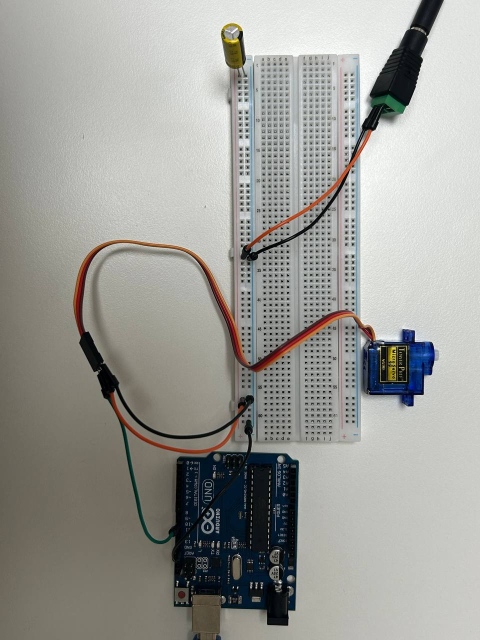
#> input picture media/session-17/photos/validation/s17_servo_smoke_test_wiring.jpg, 960 x 1280 px (shown at 1/2 size)
$ python 11_s17_annotate_servo_wiring.py
#> lines starting #> are read from the running program, lines starting #| are printed output that depends on the picture
from pathlib import Path
import textwrap

import matplotlib.image as mpimg
import matplotlib.pyplot as plt


def normalized_point(
    width: int,
    height: int,
    x_fraction: float,
    y_fraction: float,
) -> tuple[float, float]:
    """Convert normalized image coordinates to pixel coordinates."""
    return width * x_fraction, height * y_fraction


def add_number_marker(
    ax,
    number: int,
    xy: tuple[float, float],
) -> None:
    """Add a numbered marker directly on the relevant component."""
    x, y = xy

    ax.scatter(
        [x],
        [y],
        s=420,
        facecolors="white",
        edgecolors="black",
        linewidths=1.5,
        zorder=5,
    )

    ax.text(
        x,
        y,
        str(number),
        ha="center",
        va="center",
        fontsize=10,
        fontweight="bold",
        zorder=6,
    )


def main() -> None:
    repo_root = Path(__file__).resolve().parents[1]

    input_path = (
        repo_root
        / "media"
        / "session-17"
        / "photos"
        / "validation"
        / "s17_servo_smoke_test_wiring.jpg"
    )

    output_dir = repo_root / "figures" / "session-17"
    output_dir.mkdir(parents=True, exist_ok=True)

    output_path = (
        output_dir
        / "s17_servo_power_and_signal_wiring_v0.1.png"
    )

    if not input_path.exists():
        raise FileNotFoundError(
            f"Input image not found: {input_path}"
        )

    image = mpimg.imread(input_path)
#> image is the input picture: shape (1280, 960, 3); mean R, G, B 156.2, 156.2, 151.2
    height, width = image.shape[:2]
#> height = 1280; width = 960

    # Coordinates are normalized to the actual source image.
    # They correspond to the uploaded Session 17 wiring photograph.
    annotations = [
        {
            "number": 1,
            "xy_fraction": (0.44, 0.975),
            "text": (
                "Arduino USB Type-B connection. "
                "The Arduino board was powered from the computer USB port."
            ),
        },
        {
            "number": 2,
            "xy_fraction": (0.37, 0.83),
            "text": (
                "Servo signal path to Arduino D9. "
                "The green jumper shown in the photograph connects "
                "the servo signal path to digital pin 9."
            ),
        },
        {
            "number": 3,
            "xy_fraction": (0.52, 0.72),
            "text": (
                "Arduino GND connection. "
                "This black jumper connects Arduino GND to the "
                "external servo-power GND rail."
            ),
        },
        {
            "number": 4,
            "xy_fraction": (0.84, 0.13),
            "text": (
                "External 5 V adapter connection through the "
                "DC barrel-jack-to-screw-terminal adapter."
            ),
        },
        {
            "number": 5,
            "xy_fraction": (0.505, 0.395),
            "text": (
                "External +5 V rail. "
                "This rail supplies servo V+ through the orange jumper."
            ),
        },
        {
            "number": 6,
            "xy_fraction": (0.53, 0.415),
            "text": (
                "Common GND rail. "
                "External adapter GND, servo GND, and Arduino GND "
                "share this reference."
            ),
        },
        {
            "number": 7,
            "xy_fraction": (0.49, 0.055),
            "text": (
                "1000 µF, 16 V electrolytic capacitor connected "
                "in parallel across the external +5 V and GND rails."
            ),
        },
        {
            "number": 8,
            "xy_fraction": (0.86, 0.56),
            "text": (
                "Tower Pro SG90 servo. "
                "At the servo side: orange is signal, red is V+, "
                "and brown is GND."
            ),
        },
    ]

    fig = plt.figure(figsize=(15, 11))
    grid = fig.add_gridspec(
        nrows=1,
        ncols=2,
        width_ratios=[3.8, 1.5],
        wspace=0.04,
    )

    image_ax = fig.add_subplot(grid[0, 0])
    legend_ax = fig.add_subplot(grid[0, 1])

    image_ax.imshow(image)
    image_ax.axis("off")

    for item in annotations:
        marker_xy = normalized_point(
            width=width,
            height=height,
            x_fraction=item["xy_fraction"][0],
            y_fraction=item["xy_fraction"][1],
        )

        add_number_marker(
            ax=image_ax,
            number=item["number"],
            xy=marker_xy,
        )

    legend_ax.axis("off")
    legend_ax.set_xlim(0, 1)
    legend_ax.set_ylim(0, 1)

    legend_ax.text(
        0.0,
        0.98,
        "Wiring labels",
        ha="left",
        va="top",
        fontsize=13,
        fontweight="bold",
    )

    start_y = 0.92
    spacing = 0.112

    for index, item in enumerate(annotations):
        y = start_y - index * spacing

        legend_ax.text(
            0.0,
            y,
            f"{item['number']}.",
            ha="left",
            va="top",
            fontsize=10,
            fontweight="bold",
        )

        wrapped_text = textwrap.fill(
            item["text"],
            width=38,
        )

        legend_ax.text(
            0.09,
            y,
            wrapped_text,
            ha="left",
            va="top",
            fontsize=9.5,
            linespacing=1.25,
        )

    title = (
        "Session 17 actuator wiring with external 5 V servo power"
    )

    fig.suptitle(
        title,
        fontsize=14,
        y=0.985,
    )

    caption = (
        "The Arduino board was powered through USB, while the SG90 servo "
        "was powered from an external 5 V rail. Arduino GND and the "
        "external servo-power GND rail were connected to provide a "
        "common signal reference."
    )

    fig.text(
        0.04,
        0.02,
        caption,
        ha="left",
        va="bottom",
        fontsize=10,
        wrap=True,
    )

    fig.savefig(
        output_path,
        dpi=200,
        bbox_inches="tight",
    )
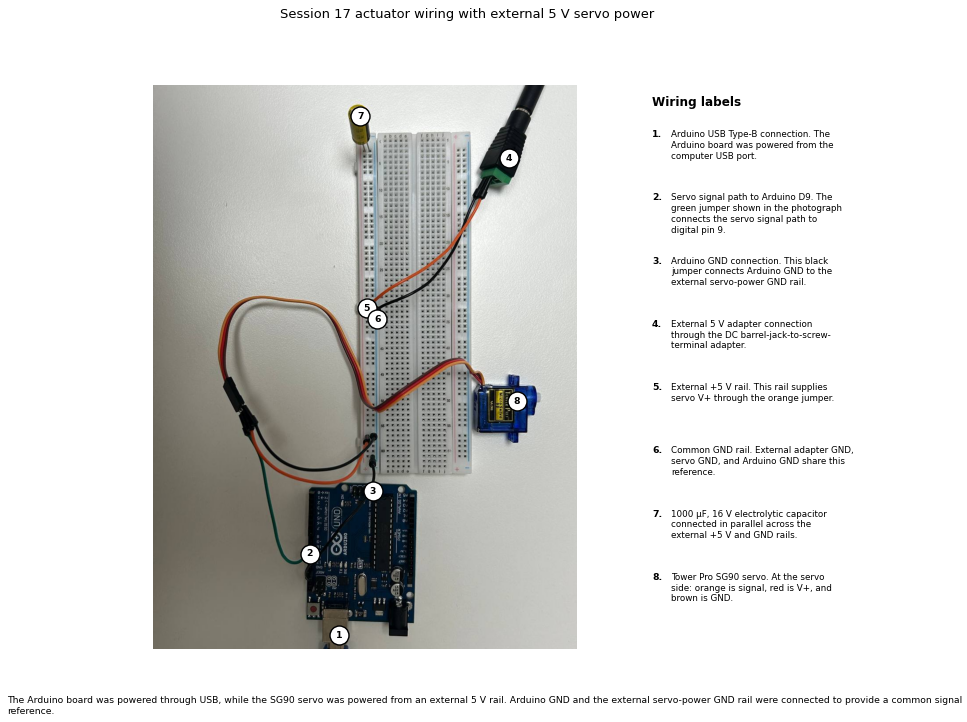
#> figure drawn by matplotlib, 1 panel

    plt.close(fig)

    print(f"Input image size: {width} x {height}")
#| Input image size: 960 x 1280
    print(f"Saved figure: {output_path}")


if __name__ == "__main__":
    main()
